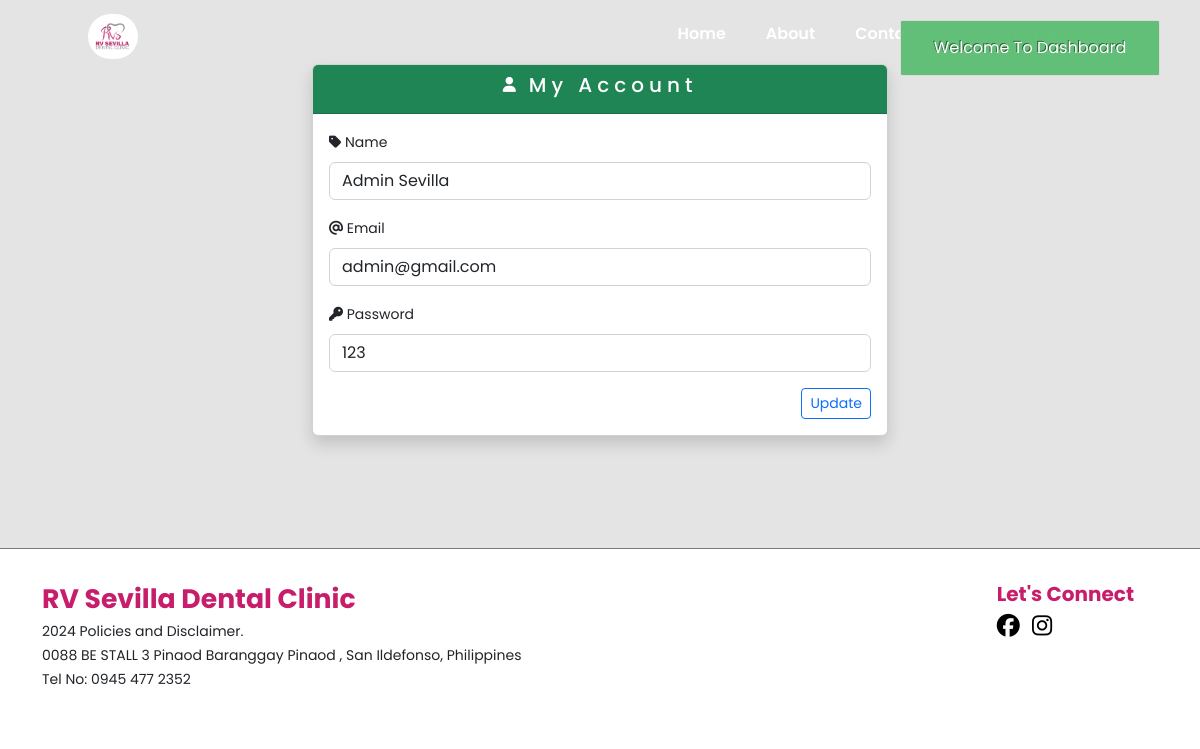
Screenshot of /edit-acc.php (signed in) with the database file from the repository.
### tables this page shows
CREATE TABLE `tbl_users` (
  `id` int(11) NOT NULL,
  `name` varchar(191) NOT NULL,
  `email` varchar(191) NOT NULL,
  `dob` date NOT NULL,
  `phone` int(15) NOT NULL,
  `password` varchar(191) NOT NULL,
  `role_as` tinyint(4) NOT NULL,
  `created_at` timestamp NOT NULL DEFAULT current_timestamp()
);

### functions/userfunction.php (called while the page is built, shortened)
<?php
    include('config/dbcon.php');
        function getByAccId(){
            global $con;
            $userId = $_SESSION['auth_user']['user_id'];
            $q = "SELECT * FROM tbl_users WHERE id= '$userId' ";
            return $q = mysqli_query($con, $q);
        }
?>

### edit-acc.php (the view, shortened to what this page needs)
<?php
    include('functions/userfunction.php');
    include('./includes/header.php');
?>
<section style="background-color: #e4e4e4;">
    <div class="container mt-lg-5 mb-lg-5 py-lg-3 w-50">
        <div class="row" >
            <div class="col-lg-12">
                <?php
                    $users = getByAccId("tbl_users");
                    if(mysqli_num_rows($users) > 0){
                        $users = mysqli_fetch_array($users);
                        ?>
                            <div class="card  shadow mb-5 bg-body-tertiary rounded">
                                <div class="card-header text-white text-center"  style="background-color: #1f8555;">
                                    <h6 style="letter-spacing: 5px; font-size: 15pt;"><i class="fa-solid fa-user fa-xs pe-lg-2"></i>My Account</h6>
                                </div>
                                <div class="card-body">
                                    <form action="admin/code.php" method="POST" enctype="multipart/form-data">
                                        <div class="row">
                                            <div class="col-lg-12">
                                                <div class="mb-3">
                                                    <label class="form-label"><small><i class="fa-solid fa-tag"></i> Name</label></small>
                                                    <input type="name" name="name" class="form-control"  value="<?= $users['name'] ?>">
                                                </div>
                                                <div class="mb-3">
                                                    <label class="form-label"><small><i class="fa-solid fa-at"></i> Email</label></small>
                                                    <input type="email" name="email" class="form-control"  value="<?= $users['email'] ?>">
                                                </div>
                                                <div class="mb-3">
                                                    <label class="form-label"><small><i class="fa-solid fa-key"></i> Password</label></small>
                                                    <input name="password" class="form-control"  value="<?= $users['password'] ?>">
                                                </div>
                                            </div>
                                            <div class="col-lg-12 d-flex justify-content-end">
                                                <button type="submit" value="<?= $data['id']; ?>" class="btn btn-outline-primary btn-sm" name="update_acc_btn">Update</button>
                                            </div>
                                        </div>
                                    </form>
                                </div>
                            </div>
                        <?php
                    }
                    else{
                        echo "Product Not Found for given ID";
                    }
                ?>
            </div>
        </div>
    </div>
</section>
<?php include('./includes/footer.php'); ?>

### rows the page displays
tbl_users: name "Admin Sevilla", email "admin@gmail.com", password "123"
